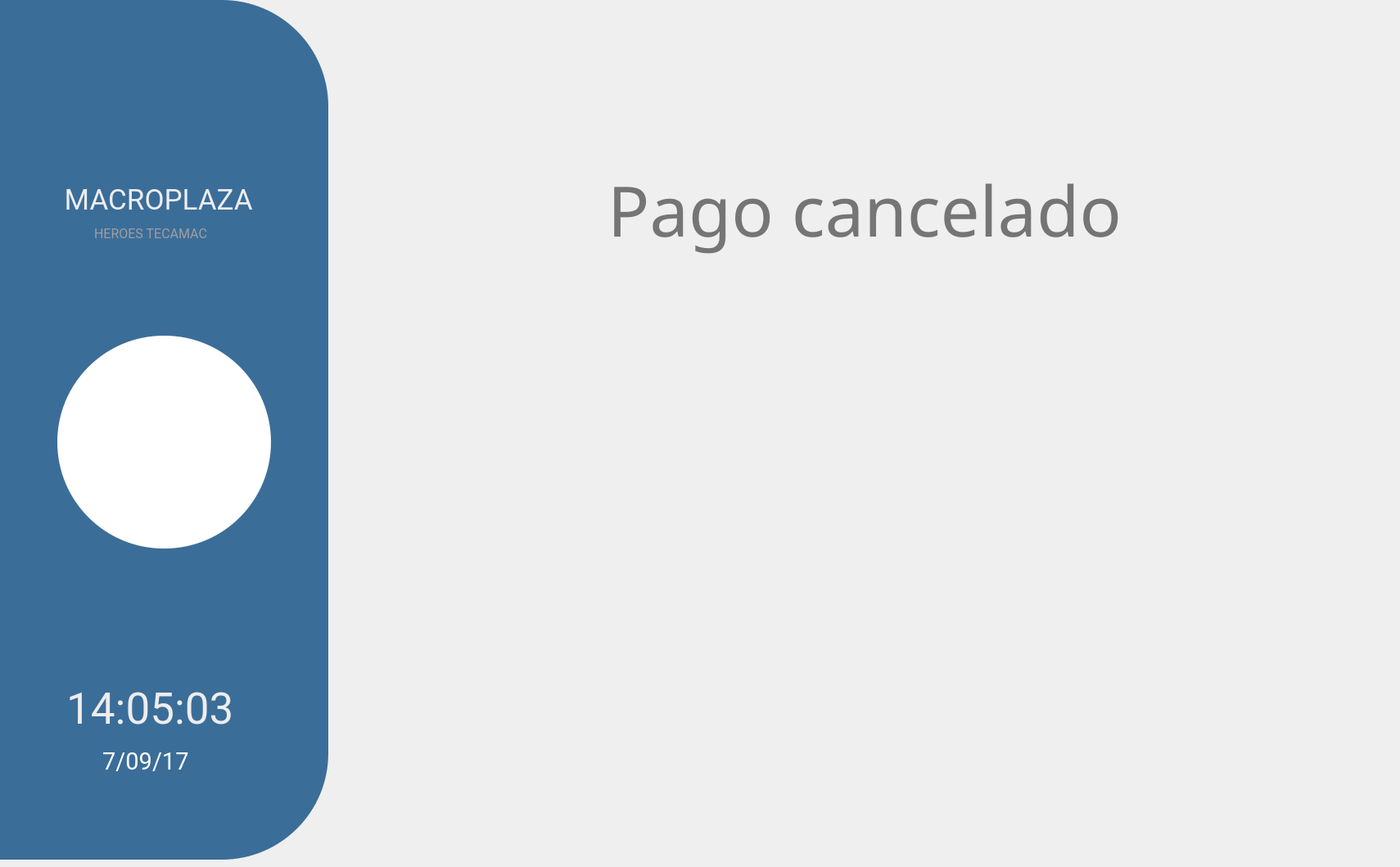
   <widget class="QWidget" name="page_15">
    <widget class="QWidget" name="layoutWidget_27">
     <property name="geometry">
      <rect>
       <x>410</x>
       <y>50</y>
       <width>1291</width>
       <height>412</height>
      </rect>
     </property>
     <layout class="QGridLayout" name="gridLayout_27">
      <item row="0" column="1">
       <widget class="QLabel" name="label_64">
        <property name="font">
         <font>
          <family>Roboto Condensed</family>
          <pointsize>22</pointsize>
          <weight>75</weight>
          <italic>false</italic>
          <bold>true</bold>
         </font>
        </property>
        <property name="styleSheet">
         <string notr="true">background-color:transparent;
color:rrgb(255, 255, 255);</string>
        </property>
        <property name="lineWidth">
         <number>3</number>
        </property>
        <property name="text">
         <string/>
        </property>
       </widget>
      </item>
      <item row="0" column="4">
       <spacer name="horizontalSpacer_52">
        <property name="orientation">
         <enum>Qt::Horizontal</enum>
        </property>
        <property name="sizeHint" stdset="0">
         <size>
          <width>40</width>
          <height>20</height>
         </size>
        </property>
       </spacer>
      </item>
      <item row="0" column="0">
       <spacer name="horizontalSpacer_42">
        <property name="orientation">
         <enum>Qt::Horizontal</enum>
        </property>
        <property name="sizeHint" stdset="0">
         <size>
          <width>40</width>
          <height>20</height>
         </size>
        </property>
       </spacer>
      </item>
      <item row="0" column="3">
       <widget class="QLabel" name="label_107">
        <property name="font">
         <font>
          <family>Roboto Condensed</family>
          <pointsize>22</pointsize>
          <weight>75</weight>
          <italic>false</italic>
          <bold>true</bold>
         </font>
        </property>
        <property name="styleSheet">
         <string notr="true">background-color:transparent;
color:rrgb(255, 255, 255);</string>
        </property>
        <property name="lineWidth">
         <number>3</number>
        </property>
        <property name="text">
         <string/>
        </property>
       </widget>
      </item>
      <item row="0" column="2">
       <widget class="QLabel" name="label_33">
        <property name="font">
         <font>
          <family>Sans</family>
          <pointsize>64</pointsize>
         </font>
        </property>
        <property name="styleSheet">
         <string notr="true">background-color:transparent;
color:rgb(101, 179, 0);
color:rgb(255, 255, 255);
color:rgb(82, 82, 82);
background-color:transparent;
color:rgb(117, 117, 117);</string>
        </property>
        <property name="text">
         <string>Pago cancelado</string>
        </property>
       </widget>
      </item>
     </layout>
    </widget>
    <widget class="QLabel" name="label_48">
     <property name="geometry">
      <rect>
       <x>620</x>
       <y>30</y>
       <width>71</width>
       <height>80</height>
      </rect>
     </property>
     <property name="styleSheet">
      <string notr="true">background-color:transparent;</string>
     </property>
     <property name="text">
      <string/>
     </property>
     <property name="pixmap">
      <pixmap>../../../../../../../../../../../../../../../../../../../../.designer/backup/imagenes/ok-cloud.png</pixmap>
     </property>
    </widget>
    <widget class="QGroupBox" name="groupBox_132">
     <property name="geometry">
      <rect>
       <x>-130</x>
       <y>0</y>
       <width>531</width>
       <height>1050</height>
      </rect>
     </property>
     <property name="styleSheet">
      <string notr="true">
background-color:rgb(63, 109, 189);

background-color:rgb(59, 109, 153);
border-radius:130%;</string>
     </property>
     <property name="title">
      <string/>
     </property>
     <widget class="QGroupBox" name="groupBox_47">
      <property name="geometry">
       <rect>
        <x>140</x>
        <y>210</y>
        <width>361</width>
        <height>810</height>
       </rect>
      </property>
      <property name="styleSheet">
       <string notr="true">background-color: rgb(128, 128, 128);
background-color:rgb(99, 119, 163);
background-color:transparent;

border-radius:10%;</string>
      </property>
      <property name="title">
       <string/>
      </property>
      <widget class="QLabel" name="label_110">
       <property name="geometry">
        <rect>
         <x>-29</x>
         <y>-40</y>
         <width>251</width>
         <height>20</height>
        </rect>
       </property>
       <property name="font">
        <font>
         <family>Sans Serif</family>
         <pointsize>16</pointsize>
         <weight>75</weight>
         <italic>false</italic>
         <bold>true</bold>
        </font>
       </property>
       <property name="styleSheet">
        <string notr="true">background-color:transparent;
color:rgb(101, 179, 0)</string>
       </property>
       <property name="text">
        <string/>
       </property>
      </widget>
      <widget class="QWidget" name="layoutWidget_29">
       <property name="geometry">
        <rect>
         <x>50</x>
         <y>600</y>
         <width>248</width>
         <height>110</height>
        </rect>
       </property>
       <layout class="QGridLayout" name="gridLayout_17">
        <item row="0" column="2">
         <spacer name="horizontalSpacer_48">
          <property name="orientation">
           <enum>Qt::Horizontal</enum>
          </property>
          <property name="sizeHint" stdset="0">
           <size>
            <width>40</width>
            <height>20</height>
           </size>
          </property>
         </spacer>
        </item>
        <item row="0" column="3">
         <widget class="QLabel" name="label_49">
          <property name="styleSheet">
           <string notr="true">background-color:transparent;
</string>
          </property>
          <property name="text">
           <string/>
          </property>
         </widget>
        </item>
        <item row="0" column="0">
         <spacer name="horizontalSpacer_49">
          <property name="orientation">
           <enum>Qt::Horizontal</enum>
          </property>
          <property name="sizeHint" stdset="0">
           <size>
            <width>40</width>
            <height>20</height>
           </size>
          </property>
         </spacer>
        </item>
        <item row="0" column="1">
         <widget class="QLabel" name="ltime2_3">
          <property name="font">
           <font>
            <family>Roboto</family>
            <pointsize>40</pointsize>
            <weight>50</weight>
            <italic>false</italic>
            <bold>false</bold>
           </font>
          </property>
          <property name="styleSheet">
           <string notr="true">background-color:transparent;
color:rgb(237, 237, 237)</string>
          </property>
          <property name="text">
           <string> 14:05:03</string>
          </property>
         </widget>
        </item>
       </layout>
      </widget>
      <widget class="QWidget" name="layoutWidget_19">
       <property name="geometry">
        <rect>
         <x>60</x>
         <y>700</y>
         <width>221</width>
         <height>40</height>
        </rect>
       </property>
       <layout class="QGridLayout" name="gridLayout_23">
        <item row="0" column="2">
         <spacer name="horizontalSpacer_62">
          <property name="orientation">
           <enum>Qt::Horizontal</enum>
          </property>
          <property name="sizeHint" stdset="0">
           <size>
            <width>40</width>
            <height>20</height>
           </size>
          </property>
         </spacer>
        </item>
        <item row="0" column="3">
         <widget class="QLabel" name="label_50">
          <property name="styleSheet">
           <string notr="true">background-color:transparent;
</string>
          </property>
          <property name="text">
           <string/>
          </property>
         </widget>
        </item>
        <item row="0" column="1">
         <widget class="QLabel" name="ldate2_3">
          <property name="font">
           <font>
            <family>Roboto</family>
            <pointsize>22</pointsize>
            <weight>50</weight>
            <italic>false</italic>
            <bold>false</bold>
           </font>
          </property>
          <property name="styleSheet">
           <string notr="true">background-color:transparent;
color:rgb(255, 255, 255);</string>
          </property>
          <property name="text">
           <string> 7/09/17</string>
          </property>
         </widget>
        </item>
        <item row="0" column="0">
         <spacer name="horizontalSpacer_63">
          <property name="orientation">
           <enum>Qt::Horizontal</enum>
          </property>
          <property name="sizeHint" stdset="0">
           <size>
            <width>40</width>
            <height>20</height>
           </size>
          </property>
         </spacer>
        </item>
       </layout>
      </widget>
      <widget class="QWidget" name="layoutWidget_20">
       <property name="geometry">
        <rect>
         <x>10</x>
         <y>10</y>
         <width>351</width>
         <height>48</height>
        </rect>
       </property>
       <layout class="QGridLayout" name="gridLayout_33">
        <item row="0" column="3">
         <widget class="QLabel" name="label_51">
          <property name="text">
           <string/>
          </property>
         </widget>
        </item>
        <item row="0" column="1">
         <widget class="QLabel" name="nomPlaza_5">
          <property name="font">
           <font>
            <family>Roboto</family>
            <pointsize>26</pointsize>
            <weight>50</weight>
            <bold>false</bold>
           </font>
          </property>
          <property name="styleSheet">
           <string notr="true">background-color:transparent;
color:rgb(101, 179, 0);
color:rgb(237, 237, 237)</string>
          </property>
          <property name="text">
           <string> MACROPLAZA</string>
          </property>
         </widget>
        </item>
        <item row="0" column="2">
         <spacer name="horizontalSpacer_64">
          <property name="orientation">
           <enum>Qt::Horizontal</enum>
          </property>
          <property name="sizeHint" stdset="0">
           <size>
            <width>40</width>
            <height>20</height>
           </size>
          </property>
         </spacer>
        </item>
        <item row="0" column="0">
         <spacer name="horizontalSpacer_65">
          <property name="orientation">
           <enum>Qt::Horizontal</enum>
          </property>
          <property name="sizeHint" stdset="0">
           <size>
            <width>40</width>
            <height>20</height>
           </size>
          </property>
         </spacer>
        </item>
       </layout>
      </widget>
      <widget class="QWidget" name="layoutWidget_32">
       <property name="geometry">
        <rect>
         <x>10</x>
         <y>60</y>
         <width>341</width>
         <height>30</height>
        </rect>
       </property>
       <layout class="QGridLayout" name="gridLayout_34">
        <item row="0" column="1">
         <widget class="QLabel" name="nomLoc_5">
          <property name="font">
           <font>
            <family>Roboto</family>
            <pointsize>12</pointsize>
            <weight>50</weight>
            <italic>false</italic>
            <bold>false</bold>
           </font>
          </property>
          <property name="styleSheet">
           <string notr="true">background-color:transparent;
color:rgb(158, 158, 158)</string>
          </property>
          <property name="text">
           <string>HEROES TECAMAC</string>
          </property>
         </widget>
        </item>
        <item row="0" column="3">
         <widget class="QLabel" name="label_52">
          <property name="text">
           <string/>
          </property>
         </widget>
        </item>
        <item row="0" column="2">
         <spacer name="horizontalSpacer_66">
          <property name="orientation">
           <enum>Qt::Horizontal</enum>
          </property>
          <property name="sizeHint" stdset="0">
           <size>
            <width>40</width>
            <height>20</height>
           </size>
          </property>
         </spacer>
        </item>
        <item row="0" column="0">
         <spacer name="horizontalSpacer_67">
          <property name="orientation">
           <enum>Qt::Horizontal</enum>
          </property>
          <property name="sizeHint" stdset="0">
           <size>
            <width>40</width>
            <height>20</height>
           </size>
          </property>
         </spacer>
        </item>
       </layout>
      </widget>
      <widget class="QLabel" name="label_179">
       <property name="geometry">
        <rect>
         <x>60</x>
         <y>200</y>
         <width>261</width>
         <height>260</height>
        </rect>
       </property>
       <property name="font">
        <font>
         <family>Sans Serif</family>
         <pointsize>8</pointsize>
         <weight>75</weight>
         <bold>true</bold>
        </font>
       </property>
       <property name="styleSheet">
        <string notr="true">background-color: rgb(255, 255, 255);
border-radius:130%;</string>
       </property>
       <property name="lineWidth">
        <number>3</number>
       </property>
       <property name="text">
        <string/>
       </property>
       <property name="textFormat">
        <enum>Qt::PlainText</enum>
       </property>
       <property name="scaledContents">
        <bool>true</bool>
       </property>
      </widget>
     </widget>
     <widget class="QLabel" name="label_111">
      <property name="geometry">
       <rect>
        <x>260</x>
        <y>480</y>
        <width>151</width>
        <height>110</height>
       </rect>
      </property>
      <property name="font">
       <font>
        <family>Sans Serif</family>
        <pointsize>8</pointsize>
        <weight>75</weight>
        <bold>true</bold>
       </font>
      </property>
      <property name="styleSheet">
       <string notr="true">background-color:transparent;
color:white</string>
      </property>
      <property name="frameShape">
       <enum>QFrame::NoFrame</enum>
      </property>
      <property name="frameShadow">
       <enum>QFrame::Sunken</enum>
      </property>
      <property name="lineWidth">
       <number>3</number>
      </property>
      <property name="text">
       <string/>
      </property>
      <property name="textFormat">
       <enum>Qt::PlainText</enum>
      </property>
      <property name="pixmap">
       <pixmap>iconos/logoPTIP.jpg</pixmap>
      </property>
      <property name="scaledContents">
       <bool>true</bool>
      </property>
     </widget>
    </widget>
    <widget class="QPushButton" name="breporte_3">
     <property name="geometry">
      <rect>
       <x>860</x>
       <y>450</y>
       <width>414</width>
       <height>410</height>
      </rect>
     </property>
     <property name="font">
      <font>
       <family>Roboto</family>
       <pointsize>10</pointsize>
       <weight>50</weight>
       <italic>false</italic>
       <bold>false</bold>
      </font>
     </property>
     <property name="focusPolicy">
      <enum>Qt::NoFocus</enum>
     </property>
     <property name="styleSheet">
      <string notr="true">background-color:rgb(191, 191, 191)
</string>
     </property>
     <property name="text">
      <string/>
     </property>
     <property name="icon">
      <iconset>
       <normaloff>iconos/error.png</normaloff>iconos/error.png</iconset>
     </property>
     <property name="iconSize">
      <size>
       <width>400</width>
       <height>400</height>
      </size>
     </property>
     <property name="flat">
      <bool>true</bool>
     </property>
    </widget>
   </widget>
